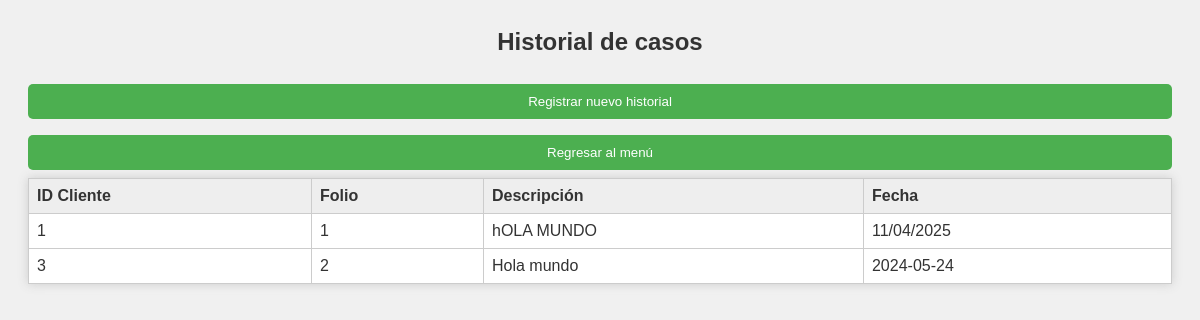
The page /historial on the database its author committed.
### tables this page shows
CREATE TABLE "CRyH" (
	"CRyH"	INTEGER,
	"id_client"	INTEGER,
	"id_historial"	INTEGER,
	PRIMARY KEY("CRyH"),
	CONSTRAINT "fk_id_client" FOREIGN KEY("id_client") REFERENCES "ClientRegister"("id_client"),
	CONSTRAINT "fk_id_historial" FOREIGN KEY("id_historial") REFERENCES "Historial"("id_historial")
);

CREATE TABLE "Historial" (
	"id_historial"	INTEGER,
	"description"	TEXT,
	"date"	TEXT,
	PRIMARY KEY("id_historial")
);

### Despacho_Contable_Web.py (the view)
@app.route('/historial', methods=['GET', 'POST'])
def mostrar_historial():
    conexion = sqlite3.connect('database.db')
    cursor = conexion.cursor()
    cursor.execute("""
        SELECT CRyH.id_client, Historial.id_historial, Historial.description, Historial.date
        FROM Historial
        JOIN CRyH ON Historial.id_historial = CRyH.id_historial
    """)
    historiales = cursor.fetchall()
    conexion.close()
    return render_template('historial.html', historiales=historiales)

### templates/historial.html (shortened to what this page needs)
<html lang="es">
<head>
    <link rel="stylesheet" href="{{ url_for('static', filename='CSS/Styles.css') }}">
</head>
<body>
    <h2>Historial de casos</h2>
    <a href="{{ url_for('registrar_historial') }}">
        <button type="button" class="boton-menu">Registrar nuevo historial</button>
    </a>
    <a href="{{ url_for('menu_principal') }}">
        <button type="button" class="boton-menu">Regresar al menú</button>
    </a>
    <table>
        <thead>
            <tr>
                <th>ID Cliente</th>
                <th>Folio</th>
                <th>Descripción</th>
                <th>Fecha</th>
            </tr>
        </thead>
        {% for historial in historiales %}
        <tr>
            <td>{{ historial[0] }}</td>
            <td>{{ historial[1] }}</td>
            <td>{{ historial[2] }}</td>
            <td>{{ historial[3] }}</td>
        </tr>
        {% endfor %}
    </table>
    <br>
</body>
</html>

### static/CSS/Styles.css (style rules this page uses)
body { font-family: Arial, sans-serif; padding: 20px; background-color: #f0f0f0; color: #333; }
h1, h2, h3 { text-align: center; color: #333; }
input, select, textarea, button { width: 100%; padding: 10px; margin: 8px 0; border: 1px solid #ccc; border-radius: 5px; box-sizing: border-box; }
button { background-color: #4CAF50; color: white; border: none; cursor: pointer; }
a { color: #007BFF; text-decoration: none; }
table { width: 100%; margin: auto; border-collapse: collapse; background: white; box-shadow: 0 0 10px #ccc; }
th, td { padding: 8px; border: 1px solid #ccc; text-align: left; }
th { background: #eee; }

### rows shown on the page
CRyH: id_client "1", id_historial "1", description "hOLA MUNDO", date "11/04/2025"
CRyH: id_client "3", id_historial "2", description "Hola mundo", date "2024-05-24"
